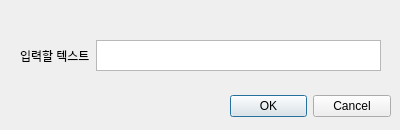
<?xml version="1.0" encoding="UTF-8"?>
<ui version="4.0">
 <class>Dialog</class>
 <widget class="QDialog" name="Dialog">
  <property name="geometry">
   <rect>
    <x>0</x>
    <y>0</y>
    <width>400</width>
    <height>130</height>
   </rect>
  </property>
  <property name="windowTitle">
   <string>문자 입력</string>
  </property>
  <widget class="QDialogButtonBox" name="buttonBox">
   <property name="geometry">
    <rect>
     <x>230</x>
     <y>90</y>
     <width>161</width>
     <height>32</height>
    </rect>
   </property>
   <property name="orientation">
    <enum>Qt::Horizontal</enum>
   </property>
   <property name="standardButtons">
    <set>QDialogButtonBox::Cancel|QDialogButtonBox::Ok</set>
   </property>
  </widget>
  <widget class="QWidget" name="horizontalLayoutWidget">
   <property name="geometry">
    <rect>
     <x>20</x>
     <y>40</y>
     <width>361</width>
     <height>31</height>
    </rect>
   </property>
   <layout class="QHBoxLayout" name="horizontalLayout">
    <item>
     <widget class="QLabel" name="label">
      <property name="text">
       <string>입력할 텍스트</string>
      </property>
     </widget>
    </item>
    <item>
     <widget class="QTextEdit" name="inputText"/>
    </item>
   </layout>
  </widget>
 </widget>
 <resources/>
 <connections>
  <connection>
   <sender>buttonBox</sender>
   <signal>accepted()</signal>
   <receiver>Dialog</receiver>
   <slot>accept()</slot>
   <hints>
    <hint type="sourcelabel">
     <x>248</x>
     <y>254</y>
    </hint>
    <hint type="destinationlabel">
     <x>157</x>
     <y>274</y>
    </hint>
   </hints>
  </connection>
  <connection>
   <sender>buttonBox</sender>
   <signal>rejected()</signal>
   <receiver>Dialog</receiver>
   <slot>reject()</slot>
   <hints>
    <hint type="sourcelabel">
     <x>316</x>
     <y>260</y>
    </hint>
    <hint type="destinationlabel">
     <x>286</x>
     <y>274</y>
    </hint>
   </hints>
  </connection>
 </connections>
</ui>
